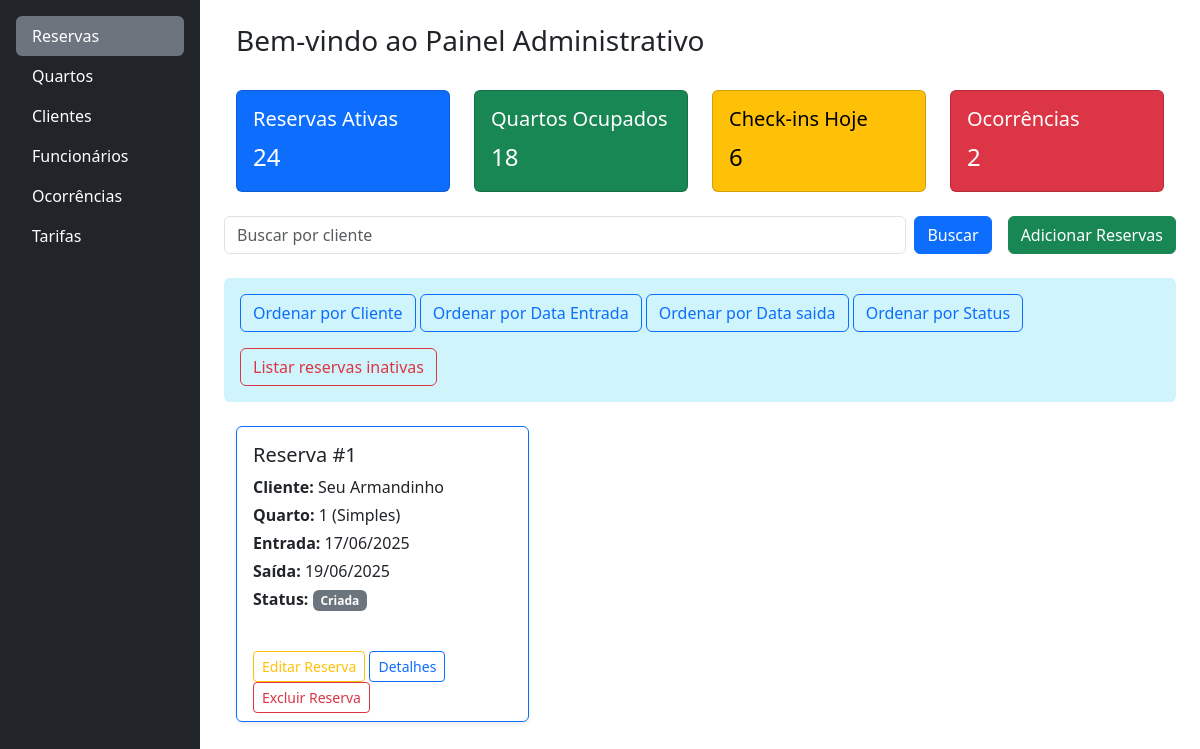
Before: / with the older database file.
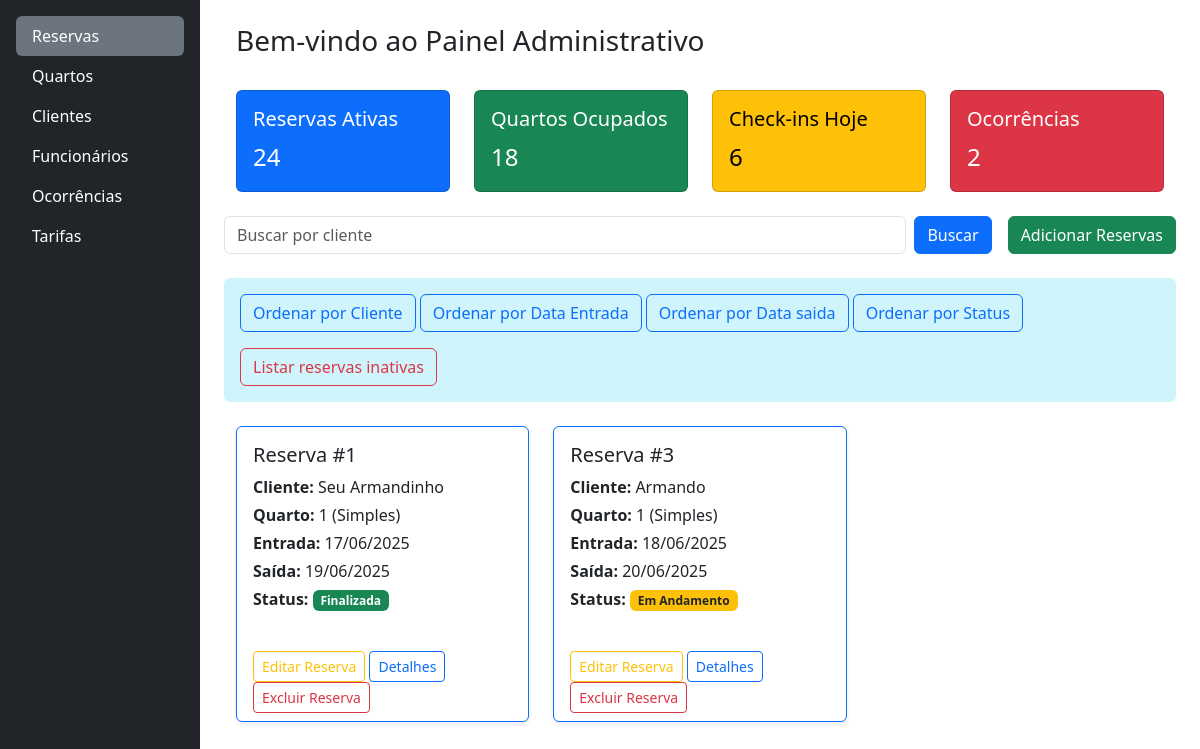
After: the same page with the newer database file.
### reservas/models.py (models this page shows, shortened)
class Reserva(models.Model):
    data_entrada = models.DateField()
    data_saida = models.DateField()
    cliente = models.ForeignKey(Cliente, on_delete=models.RESTRICT)
    funcionario = models.ForeignKey(Funcionario, on_delete=models.RESTRICT)
    quarto = models.ForeignKey(Quarto, on_delete=models.RESTRICT)
    criada_em = models.DateTimeField(auto_now_add=True)
    status = models.CharField(
        max_length=20,
        choices=STATUS_RESERVA_CHOICES,
        default='criada',
    )
    ativa = models.BooleanField(default=True)

### clientes/models.py (models this page shows, shortened)
class Cliente(models.Model):
    nome = models.CharField(max_length=50, blank=False)
    email = models.EmailField(max_length=254, blank=False)
    telefone = models.CharField(max_length=11, blank=False)
    cpf = models.CharField(max_length=11, unique=True, blank=False)
    endereco = models.CharField(
        max_length=50, blank=False, verbose_name="Endereço")
    cep = models.CharField(max_length=8, blank=False)
    ativo = models.BooleanField(default=True)

### quartos/models.py (models this page shows, shortened)
class Quarto(models.Model):
    numero = models.IntegerField(
        unique=True,
        verbose_name="Número do Quarto"
    )
    andar = models.IntegerField(
        verbose_name="Andar do Quarto"
    )
    descricao = models.TextField(
        blank=True,
        null=True,
        verbose_name="Descrição do Quarto"
    )
    status = models.ForeignKey(
        StatusQuarto,
        on_delete=models.RESTRICT,
        verbose_name="Status Atual"
    )
    tipo = models.ForeignKey(
        TipoQuarto,
        on_delete=models.RESTRICT,
        verbose_name="Tipo de Quarto"
    )

class TipoQuarto(models.Model):
    nome = models.CharField(max_length=100, unique=True, blank=False)
    descricao = models.TextField(max_length=400, blank=True, null=True)
    capacidade = models.IntegerField(verbose_name="Capacidade", blank=False)
    possui_varanda = models.BooleanField(
        default=False, verbose_name="Possui Varanda")
    banheiras = models.BooleanField(
        default=False,  verbose_name="Tem Banheiras",
        help_text="O quarto possui banheiras?")

### reservas/views.py (the view)
# urls.py: path("", include('reservas.urls')),
def reservas(request):
    query = request.GET.get('busca', '')
    if query:
        reservas = Reserva.objects.filter(
            cliente__nome__icontains=query, ativa=True)
    else:
        reservas = Reserva.objects.filter(ativa=True)
    dados = {
        "reservas": reservas,
        "query": query,
        "ativos": True,
    }
    return render(request, 'reservas/index.html', dados)

### reservas/templates/reservas/index.html
{% extends 'base.html' %}
{% block content %}
{% include 'reservas/partials/_card_info.html'%}
<div class="d-flex flex-wrap align-items-center gap-3 mb-4">
  <div class="flex-grow-1">
    {% include 'partials/_busca.html' with placeholder_text="Buscar por cliente" %}
  </div>
  <div class="d-flex flex-wrap align-items-center gap-2">
    <a href="{% url 'reservas:cadastrar_reserva' %}" class="btn btn-success">Adicionar Reservas</a>
  </div>
</div>
<div class="d-flex flex-wrap gap-3 align-items-center bg-info-subtle text-white p-3 rounded mb-3 justify-content-between">
  <div>
    <a href="{% url 'reservas:ordenar_reserva' 'cliente' %}?busca={{ query }}&ativo={{ativos}}" class="btn btn-outline-primary"> Ordenar por Cliente</a>
    <a href="{% url 'reservas:ordenar_reserva' 'data_entrada' %}?busca={{ query }}&ativo={{ativos}}" class="btn btn-outline-primary">Ordenar por Data Entrada</a>
    <a href="{% url 'reservas:ordenar_reserva' 'data_saida' %}?busca={{ query }}&ativo={{ativos}}" class="btn btn-outline-primary">Ordenar por Data saida</a>
    <a href="{% url 'reservas:ordenar_reserva' 'status' %}?busca={{ query }}&ativo={{ativos}}" class="btn btn-outline-primary">Ordenar por Status</a>
  </div>
  {% if ativos %}
   <a href="{% url 'reservas:reservas_inativas' %}" class="btn btn-outline-danger">Listar reservas inativas</a>
  {% else %}
    <a href="{% url 'reservas:reservas' %}" class="btn btn-outline-success">Listar reservas ativas </a>
  {% endif %}
</div>
{% include 'reservas/partials/_card_reservas.html' with reservas=reservas %}
{% endblock %}

### reservas/templates/reservas/partials/_card_reservas.html
<div class="container mt-4">
  {% if reservas %}
    <div class="row row-cols-1 row-cols-md-2 row-cols-lg-3 g-4">
      {% for reserva in reservas %}
        <div class="col">
          <div class="card h-100 border-primary shadow-sm">
            <div class="card-body">
              <h5 class="card-title">Reserva #{{ reserva.pk }}</h5>
              <p class="mb-1"><strong>Cliente:</strong> {{ reserva.cliente.nome }}</p>
              <p class="mb-1"><strong>Quarto:</strong> {{ reserva.quarto.numero }} ({{ reserva.quarto.tipo.nome }})</p>
              <p class="mb-1"><strong>Entrada:</strong> {{ reserva.data_entrada|date:"d/m/Y" }}</p>
              <p class="mb-1"><strong>Saída:</strong> {{ reserva.data_saida|date:"d/m/Y" }}</p>
              <p>
                <strong>Status:</strong>
                <span class="badge
                  {% if reserva.status == 'criada' %}bg-secondary
                  {% elif reserva.status == 'em_andamento' %}bg-warning text-dark
                  {% elif reserva.status == 'finalizada' %}bg-success
                  {% elif reserva.status == 'cancelada' %}bg-danger
                  {% else %}bg-dark
                  {% endif %}
                ">
                  {{ reserva.get_status_display }}
                </span>
              </p>
            </div>
            <div class="card-footer bg-transparent border-0">
              <a href="{% url 'reservas:editar_reserva' reserva.id %}" class="btn btn-outline-warning btn-sm">Editar Reserva</a>
              <a href="#" class="btn btn-outline-primary btn-sm">
                Detalhes
              </a>
              {% if reserva.ativa %}
                <a href="{% url 'reservas:excluir_reserva' reserva.id %}" class="btn btn-outline-danger btn-sm">Excluir Reserva</a>
              {% else %}
                <a href="{% url 'reservas:ativar_reserva' reserva.id %}" class="btn btn-outline-secondary btn-sm">Ativar Reserva</a>
              {% endif %}
            </div>
          </div>
        </div>
      {% endfor %}
    </div>
  {% else %}
    <div class="alert alert-info text-center">
      Nenhuma reserva encontrada.
    </div>
  {% endif %}
</div>

Changed rows visible on the page:
changed Reserva "Seu Armandinho": status "Criada" → "Finalizada"
added Reserva: pk "3", cliente.nome "Armando", quarto.numero "1", quarto.tipo.nome "Simples", data_entrada "18/06/2025", data_saida "20/06/2025", status "Em Andamento", ativa "Excluir Reserva"
